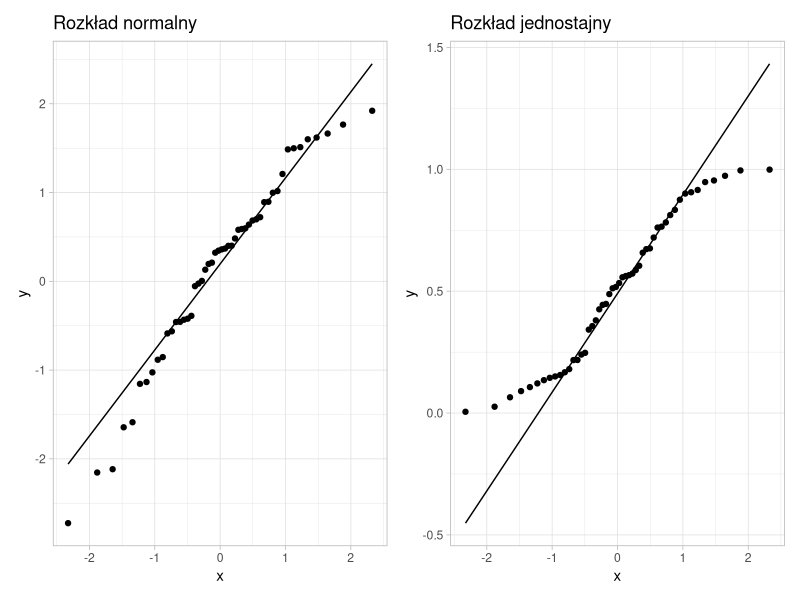
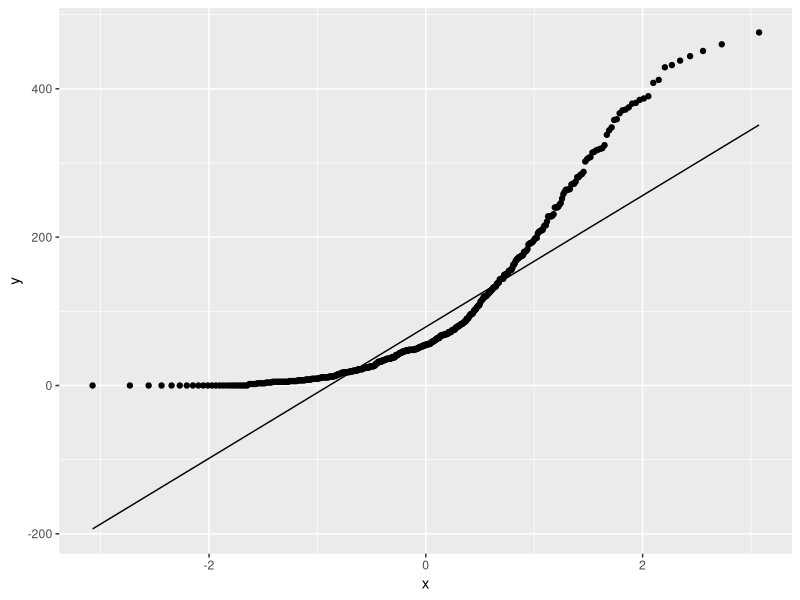

Here is the R script that generated these plots, in order:
## ---- chunk 1
library(patchwork)
## ---- chunk 2
library(tidyverse)
library(readxl)

pracownicy <- read_excel("data/pracownicy.xlsx")
## ---- chunk 3
table(pracownicy$plec, pracownicy$zwiazki)
## ---- chunk 4
chisq.test(table(pracownicy$plec, pracownicy$zwiazki))
## ---- chunk 5
pracownicy <- pracownicy %>% 
  mutate(bwyn_mediana=cut(x = bwynagrodzenie,
                          breaks = c(min(bwynagrodzenie),
                                     median(bwynagrodzenie),
                                     max(bwynagrodzenie)),
                          include.lowest = TRUE))

table(pracownicy$plec, pracownicy$bwyn_mediana)
## ---- chunk 6
chisq.test(table(pracownicy$plec, pracownicy$bwyn_mediana))
## ---- chunk 7
prop.test(x = c(200,250), n = c(500,600))
## ---- chunk 8
set.seed(128)

df <- data.frame(norm = rnorm(50), unif = runif(50))

p1 <- ggplot(df, aes(sample = norm)) +
  stat_qq() + stat_qq_line() +
  theme_light() +
  ggtitle("Rozkład normalny")

p2 <- ggplot(df, aes(sample = unif)) +
  stat_qq() + stat_qq_line() +
  theme_light() +
  ggtitle("Rozkład jednostajny")

p1 + p2
## ---- chunk 9
shapiro.test(pracownicy$doswiadczenie)
## ---- chunk 10
ggplot(pracownicy, aes(sample = doswiadczenie)) +
  stat_qq() +
  stat_qq_line()
## ---- chunk 11
bartlett.test(x = pracownicy$doswiadczenie, g = pracownicy$plec)
## ---- chunk 12
bartlett.test(pracownicy$doswiadczenie ~ pracownicy$plec)
## ---- chunk 13
wilcox.test(pracownicy$doswiadczenie ~ pracownicy$plec)
## ---- chunk 14
shapiro.test(pracownicy$pwynagrodzenie)
shapiro.test(pracownicy$bwynagrodzenie)
## ---- chunk 15
wilcox.test(x = pracownicy$pwynagrodzenie, 
            y = pracownicy$bwynagrodzenie,
            paired = TRUE)
## ---- chunk 16
kruskal.test(pracownicy$doswiadczenie ~ pracownicy$kat_pracownika)
